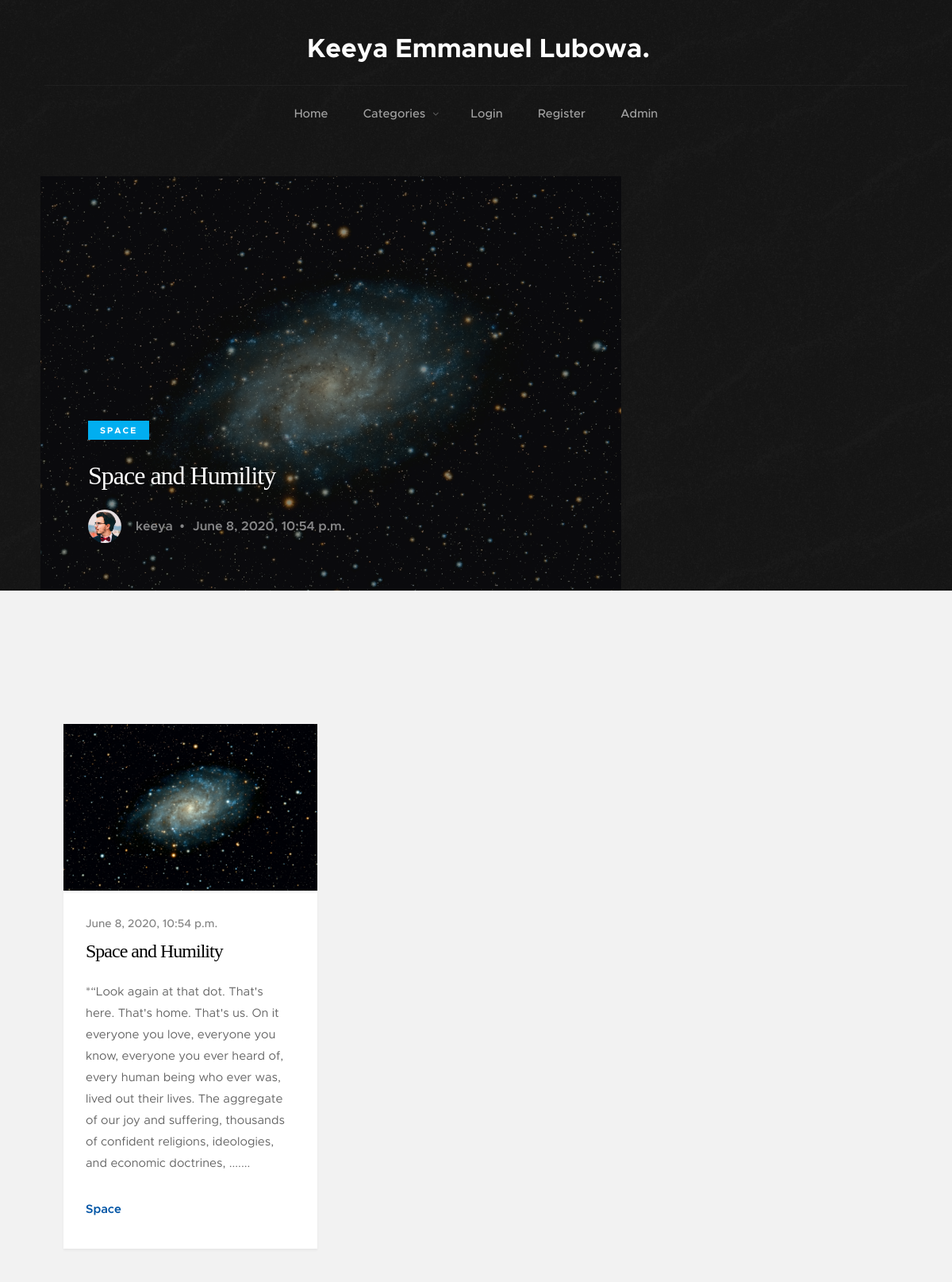
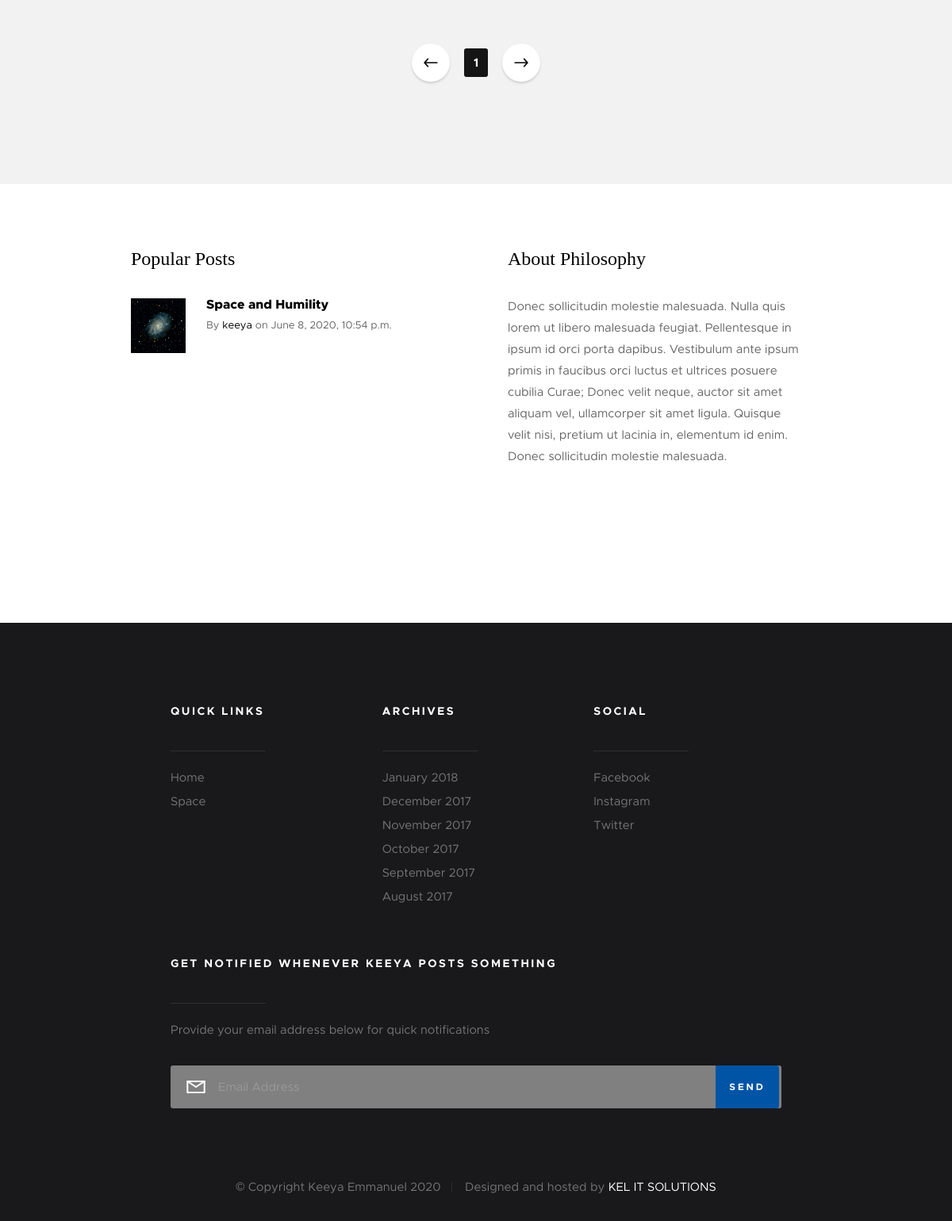
/keeya/, run on the app's committed database (2 pictures, top to bottom).
### keeya/models.py (models this page shows, shortened)
class BlogPost(models.Model):
    category = models.ForeignKey(Category, on_delete=models.CASCADE)
    title = models.CharField(max_length=150)
    body = models.TextField()
    img  = models.ImageField(upload_to='post_pics')
    likes = models.IntegerField(default=0)
    dislikes = models.IntegerField(default=0)
    created_by = models.ForeignKey(User,on_delete=models.CASCADE,default=User.id)
    created_on = models.DateTimeField(auto_now=False, auto_now_add=True)

class Category(models.Model):
    cat_name = models.CharField(max_length=50)
    def __str__(self):
        return self.cat_name

### keeya/views.py (the view)
# urls.py: path("", views.index, name="index"),
def index(request):
    categories = Category.objects.all()
    posts = BlogPost.objects.order_by('-created_on')[:10]
    if len(posts)>0:
        recent_post = posts[0]
        data = dict(categories=categories, posts=posts, recent_post=recent_post)
        return render(request,'keeya/index.html',data)
    else:
        data = dict(categories=categories, posts=posts, recent_post=[])
        return render(request,'keeya/index.html',data)

### keeya/templatetags/keeya_extras.py (called while the page is built)
@register.filter(name='trim')
@stringfilter
def trim(value, arg):
    return value[:arg]

### templates/keeya/index.html (shortened to what this page needs)
{% extends "keeya/base.html" %}
{% load static %}
{% load keeya_extras %}
        {% block afterheader %}
            <div class="pageheader-content row">
            <div class="col-full">
                <div class="featured">
                    <div class="featured__column featured__column--big">
                        <div class="entry" style="background-image:url('{{recent_post.img.url}}');">
                            <div class="entry__content">
                                <span class="entry__category"><a href="#0">{{recent_post.category}}</a></span>
                                <h1><a href="post/{{recent_post.id}}" title="">
                                {{recent_post.title}}</a></h1>
                                <div class="entry__info">
                                    <a href="#" class="entry__profile-pic">
                                        <img class="avatar" src="{% static 'images/avatars/user-03.jpg' %}" alt="">
                                    </a>
                                    <ul class="entry__meta">
                                        <li><a href="#">{{recent_post.created_by}}</a></li>
                                        <li>{{recent_post.created_on}}</li>
                                    </ul>
                                </div>
                            </div>
                        </div>
                    </div>
                </div>
            </div>
        </div>
        {% endblock afterheader %}
        {% block content %}
            <div class="row masonry-wrap">
            <div class="masonry">
                {% for post in posts %}
                    <article class="masonry__brick entry format-standard" data-aos="fade-up">
                    <div class="entry__thumb">
                        <a href="single-standard.html" class="entry__thumb-link">
                            <img src="{{post.img.url}}"
                                    srcset="{{post.img.url}} 1x, {{post.img.url}} 2x" alt="">
                        </a>
                    </div>
                    <div class="entry__text">
                        <div class="entry__header">
                            <div class="entry__date">
                                <a href="#">{{post.created_on}}</a>
                            </div>
                            <h1 class="entry__title"><a href="post/{{post.id}}">{{post.title}}</a></h1>
                        </div>
                        <div class="entry__excerpt">
                            <p>
                                {{post.body|trim:300}}.......
                            </p>
                        </div>
                        <div class="entry__meta">
                            <span class="entry__meta-links">
                                <a href="category.html">{{post.category}}</a>
                            </span>
                        </div>
                    </div>
                </article>
                {% endfor %}
            </div>
        </div>
        <div class="row">
            <div class="col-full">
                <nav class="pgn">
                    <ul>
                        <li><a class="pgn__prev" href="#0">Prev</a></li>
                        <li><a class="pgn__num current" href="#0">1</a></li>
                        <li><a class="pgn__next" href="#0">Next</a></li>
                    </ul>
                </nav>
            </div>
        </div>
        {% endblock content %}
    {% block extras %}
    <div class="row top">
            <div class="col-eight md-six tab-full popular">
                <h3>Popular Posts</h3>
                <div class="block-1-2 block-m-full popular__posts">
                    {%for post in posts %}
                    <article class="col-block popular__post">
                        <a href="#0" class="popular__thumb">
                            <img src="{{post.img.url}}" alt="">
                        </a>
                        <h5><a href="#0">{{post.title}}</a></h5>
                        <section class="popular__meta">
                                <span class="popular__author"><span>By</span> <a href="#0">{{post.created_by}}</a></span>
                            <span class="popular__date"><span>on</span> <time datetime="2017-12-19">{{post.created_on}}</time></span>
                        </section>
                    </article>
                    {%endfor%}
                </div>
            </div>
            <div class="col-four md-six tab-full about">
                <h3>About Philosophy</h3>
                <p>
                Donec sollicitudin molestie malesuada. Nulla quis lorem ut libero malesuada feugiat. Pellentesque in ipsum id orci porta dapibus. Vestibulum ante ipsum primis in faucibus orci luctus et ultrices posuere cubilia Curae; Donec velit neque, auctor sit amet aliquam vel, ullamcorper sit amet ligula. Quisque velit nisi, pretium ut lacinia in, elementum id enim. Donec sollicitudin molestie malesuada.
                </p>
                <ul class="about__social">
                    <li>
                        <a href="#0"><i class="fa fa-facebook" aria-hidden="true"></i></a>
                    </li>
                    <li>
                        <a href="#0"><i class="fa fa-twitter" aria-hidden="true"></i></a>
                    </li>
                    <li>
                        <a href="#0"><i class="fa fa-instagram" aria-hidden="true"></i></a>
                    </li>
                    <li>
                        <a href="#0"><i class="fa fa-pinterest" aria-hidden="true"></i></a>
                    </li>
                </ul>
            </div>
        </div>
       {% endblock extras %}

### templates/keeya/base.html (shortened to what this page needs)
{% load static %}
<!DOCTYPE html>
<html class="no-js" lang="en">
<head>
    <link rel="stylesheet" href="{% static 'css/base.css' %}">
    <link rel="stylesheet" href="{% static 'css/vendor.css' %}">
    <link rel="stylesheet" href="{% static 'css/main.css' %}">
    <link rel="stylesheet" href="{% static 'css/modal.css' %}">
</head>
<body id="top">
    {% if request.resolver_match.url_name == 'post' %}
    <div class="s-pageheader">
    {% else %}
    <section class="s-pageheader s-pageheader--home">
    {% endif %}
        <header class="header">
            <div class="header__content row">
                <div class="header__logo">
                    <a style="color:white;font-size:25pt;" class="logo" href="index.html">
                    <b>Keeya Emmanuel Lubowa.</b>
                    </a>
                </div>
                <ul class="header__social">
                    <li>
                        <a href="#0"><i class="fa fa-facebook" aria-hidden="true"></i></a>
                    </li>
                    <li>
                        <a href="#0"><i class="fa fa-twitter" aria-hidden="true"></i></a>
                    </li>
                    <li>
                        <a href="#0"><i class="fa fa-instagram" aria-hidden="true"></i></a>
                    </li>
                </ul>
                <nav class="header__nav-wrap">
                    <ul class="header__nav">
                        <li><a href="/keeya/" title="">Home</a></li>
                        <li class="has-children">
                            <a href="#0" title="">Categories</a>
                        </li>
                        {% if user.is_authenticated %}
                        <li>welcome {{user.username}}</li>
                        <li><a href="#" id="logout">Logout</a></li>
                        {% else %}
                        <li><a href="#" id="openLogin">Login</a></li>
                        <li><a href="#" id="openRegister" >Register</a></li>
                        <li><a href="/admin/" title="">Admin</a></li>
                        {% endif %}
                    </ul>
                </nav>
            </div>
        </header>
    {% if request.resolver_match.url_name == 'post' %}
    </div>
    {% else %}
    {% block afterheader %}
    {% endblock afterheader %}
    </section>
    {% endif %}
    <section class="s-content s-content--narrow s-content--no-padding-bottom">
    </section>
    <section class="s-content">
        {% block content %}
        {% endblock content %}
    </section>
    <section class="s-extra">
       {% block extras %}
       {% endblock extras %}
    </section>
    <footer class="s-footer">
        <div class="s-footer__main">
            <div class="row">
                <div class="col-two md-four mob-full s-footer__sitelinks">
                    <h4>Quick Links</h4>
                    <ul class="s-footer__linklist">
                        <li><a href="#0">Home</a></li>
                        {% for category in categories %}
                        <li><a href="#0">{{category.cat_name}}</a></li>
                        {% endfor %}
                    </ul>
                </div>
                <div class="col-two md-four mob-full s-footer__archives">
                    <h4>Archives</h4>
                    <ul class="s-footer__linklist">
                        <li><a href="#0">January 2018</a></li>
                        <li><a href="#0">December 2017</a></li>
                        <li><a href="#0">November 2017</a></li>
                        <li><a href="#0">October 2017</a></li>
                        <li><a href="#0">September 2017</a></li>
                        <li><a href="#0">August 2017</a></li>
                    </ul>
                </div>
                <div class="col-two md-four mob-full s-footer__social">
                    <h4>Social</h4>
                    <ul class="s-footer__linklist">
                        <li><a href="#0">Facebook</a></li>
                        <li><a href="#0">Instagram</a></li>
                        <li><a href="#0">Twitter</a></li>
                    </ul>
                </div>
                <div class="col-five md-full end s-footer__subscribe">
                    <h4>Get notified whenever Keeya posts something</h4>
                    <p>Provide your email address below for quick notifications</p>
                    <div class="subscribe-form">
                        <form id="mc-form" class="group" novalidate="true">
                            <input style="background-color:grey" type="email" value="" name="EMAIL" class="email" id="mc-email" placeholder="Email Address" required="">
                            <input type="submit" name="subscribe" value="Send">
                        </form>
                    </div>
                </div>
            </div>
        </div>
        <div class="s-footer__bottom">
            <div class="row">
                <div class="col-full">
                    <div class="s-footer__copyright">
                        <span>© Copyright Keeya Emmanuel 2020</span>
                        <span>Designed and hosted by <a href="http://keldotcom.com">KEL IT SOLUTIONS</a></span>
                    </div>
                </div>
            </div>
        </div>
    </footer>
</body>
</html>

### static/css/base.css (style rules this page uses)
html { font-family: sans-serif; line-height: 1.15; -ms-text-size-adjust: 100%; -webkit-text-size-adjust: 100%; }
body { margin: 0; }
article, aside, footer, header, nav, section { display: block; }
h1 { font-size: 2em; margin: 0.67em 0; }
a { background-color: transparent; -webkit-text-decoration-skip: objects; }
b, strong { font-weight: inherit; }
b, strong { font-weight: bolder; }
img { border-style: none; }
button, input, optgroup, select, textarea { font-family: sans-serif; font-size: 100%; line-height: 1.15; margin: 0; }
button, input { overflow: visible; }
button, html [type="button"], [type="reset"], [type="submit"] { -webkit-appearance: button; }
html { font-size: 62.5%; box-sizing: border-box; }
*, *::before, *::after { box-sizing: inherit; }
body { font-weight: normal; line-height: 1; word-wrap: break-word; text-rendering: optimizeLegibility; -webkit-overflow-scrolling: touch; -webkit-text-size-adjust: none; }
body, input, button { -moz-osx-font-smoothing: grayscale; -webkit-font-smoothing: antialiased; }
img, video { max-width: 100%; height: auto; }
div, dl, dt, dd, ul, ol, li, h1, h2, h3, h4, h5, h6, pre, form, p, blockquote, th, td { margin: 0; padding: 0; }
h1, h2, h3, h4, h5, h6 { -webkit-font-smoothing: auto; -webkit-font-smoothing: antialiased; -webkit-font-variant-ligatures: common-ligatures; -moz-font-variant-ligatures: common-ligatures; font-variant-ligatures: common-ligatures; text-rendering: optimizeLegibility; }
em, i { font-style: italic; line-height: inherit; }
strong, b { font-weight: bold; line-height: inherit; }
ol, ul { list-style: none; }
li { display: block; }
a { text-decoration: none; line-height: inherit; }
a img { border: none; }
input[type="email"], input[type="number"], input[type="search"], input[type="text"], input[type="tel"], input[type="url"], input[type="password"], textarea { -webkit-appearance: none; -moz-appearance: none; -ms-appearance: none; -o-appearance: none; appearance: none; }
.row { width: 94%; max-width: 1200px; margin: 0 auto; }
.row:after { content: ""; display: table; clear: both; }
[class*="col-"] { float: left; padding: 0 20px; }
[class*="col-"] + [class*="col-"].end { float: right; }
.col-two, .col-1-6 { width: 16.66667%; }
.col-four, .col-1-3 { width: 33.33333%; }
.col-five { width: 41.66667%; }
.col-eight, .col-2-3 { width: 66.66667%; }
.col-twelve, .col-full { width: 100%; }
@media only screen and (max-width: 1200px) { [class*="col-"] { padding: 0 15px; } }
@media only screen and (max-width: 1200px) { .md-four, .md-1-3 { width: 33.33333%; } }
@media only screen and (max-width: 1200px) { .md-six, .md-1-2 { width: 50%; } }
@media only screen and (max-width: 1200px) { .md-twelve, .md-full { width: 100%; } }
[class*="block-"]:after { content: ""; display: table; clear: both; }
.block-1-2 .col-block { width: 50%; }
.block-1-6 .col-block:nth-child(6n + 1), .block-1-5 .col-block:nth-child(5n + 1), .block-1-4 .col-block:nth-child(4n + 1), .block-1-3 .col-block:nth-child(3n + 1), .block-1-2 .col-block:nth-child(2n + 1) { clear: both; }
@media only screen and (max-width: 1200px) { .block-m-full .col-block { width: 100%; clear: both; } }
@media only screen and (max-width: 1200px) { [class*="block-m-"] .col-block:nth-child(n) { clear: none; } }
.group:after { content: ""; display: table; clear: both; }

### data on the page
BlogPost: img (picture), category "SPACE", title "Space and Humility", created_by "keeya", created_on "June 8, 2020, 10:54 p.m.", body "*“Look again at that dot. That's here. That's home. That's us. On it everyone you love, everyone you know, everyone you ever heard of, every human being who ever was, lived out their lives. The aggregate of our joy and suffering, thousands of confident religions, ideologies, and economic doctrines,", category "Space"
Category: cat_name "Space"
